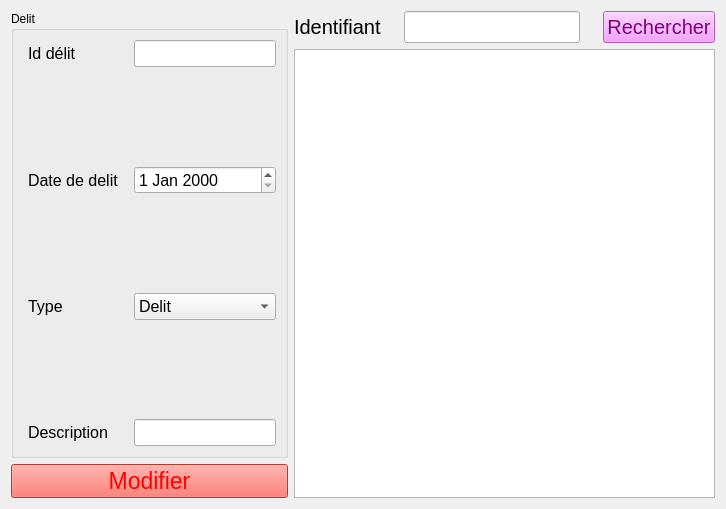
      <widget class="QWidget" name="tab_modifoe_delit">
       <attribute name="title">
        <string>Modifier</string>
       </attribute>
       <layout class="QGridLayout" name="gridLayout">
        <item row="0" column="0" rowspan="3">
         <widget class="QGroupBox" name="groupBox_mod_delit">
          <property name="title">
           <string>Delit</string>
          </property>
          <layout class="QFormLayout" name="formLayout">
           <property name="horizontalSpacing">
            <number>15</number>
           </property>
           <property name="verticalSpacing">
            <number>99</number>
           </property>
           <property name="leftMargin">
            <number>14</number>
           </property>
           <item row="0" column="0">
            <widget class="QLabel" name="label_iddelit2">
             <property name="font">
              <font>
               <pointsize>12</pointsize>
              </font>
             </property>
             <property name="text">
              <string>Id délit</string>
             </property>
            </widget>
           </item>
           <item row="0" column="1">
            <widget class="QLineEdit" name="le_mid">
             <property name="font">
              <font>
               <pointsize>12</pointsize>
              </font>
             </property>
            </widget>
           </item>
           <item row="1" column="0">
            <widget class="QLabel" name="label_datedelit2">
             <property name="font">
              <font>
               <pointsize>12</pointsize>
              </font>
             </property>
             <property name="text">
              <string>Date de delit</string>
             </property>
            </widget>
           </item>
           <item row="1" column="1">
            <widget class="QDateEdit" name="dateEdit_3">
             <property name="font">
              <font>
               <pointsize>12</pointsize>
              </font>
             </property>
            </widget>
           </item>
           <item row="2" column="0">
            <widget class="QLabel" name="label_typedelit2">
             <property name="font">
              <font>
               <pointsize>12</pointsize>
              </font>
             </property>
             <property name="text">
              <string>Type</string>
             </property>
            </widget>
           </item>
           <item row="2" column="1">
            <widget class="QComboBox" name="comboBox_type_d">
             <property name="font">
              <font>
               <pointsize>12</pointsize>
              </font>
             </property>
             <item>
              <property name="text">
               <string>Delit</string>
              </property>
             </item>
             <item>
              <property name="text">
               <string>Contravention</string>
              </property>
             </item>
             <item>
              <property name="text">
               <string>Crime</string>
              </property>
             </item>
            </widget>
           </item>
           <item row="3" column="0">
            <widget class="QLabel" name="label_descdelit2">
             <property name="font">
              <font>
               <pointsize>12</pointsize>
              </font>
             </property>
             <property name="text">
              <string>Description</string>
             </property>
            </widget>
           </item>
           <item row="3" column="1">
            <widget class="QLineEdit" name="lineEdit_desc_d">
             <property name="font">
              <font>
               <pointsize>12</pointsize>
              </font>
             </property>
            </widget>
           </item>
          </layout>
         </widget>
        </item>
        <item row="0" column="1">
         <layout class="QHBoxLayout" name="horizontalLayout_2">
          <property name="spacing">
           <number>23</number>
          </property>
          <item>
           <widget class="QLabel" name="chercherlbl_3">
            <property name="font">
             <font>
              <pointsize>15</pointsize>
             </font>
            </property>
            <property name="text">
             <string>Identifiant</string>
            </property>
           </widget>
          </item>
          <item>
           <widget class="QLineEdit" name="lineEdit_rechercher_d">
            <property name="font">
             <font>
              <pointsize>15</pointsize>
             </font>
            </property>
           </widget>
          </item>
          <item>
           <widget class="QPushButton" name="pushButton_rechercherdelit">
            <property name="font">
             <font>
              <pointsize>15</pointsize>
             </font>
            </property>
            <property name="styleSheet">
             <string notr="true">color:purple;
background-color: rgb(245, 134, 255);</string>
            </property>
            <property name="text">
             <string>Rechercher</string>
            </property>
           </widget>
          </item>
         </layout>
        </item>
        <item row="3" column="0">
         <widget class="QPushButton" name="pushButton_modifierdelit">
          <property name="font">
           <font>
            <pointsize>17</pointsize>
           </font>
          </property>
          <property name="styleSheet">
           <string notr="true">color:red;
background-color: rgb(255, 80, 67);</string>
          </property>
          <property name="text">
           <string>Modifier</string>
          </property>
         </widget>
        </item>
        <item row="1" column="1" rowspan="3">
         <widget class="QTableView" name="tab_delit2">
          <property name="font">
           <font>
            <pointsize>11</pointsize>
           </font>
          </property>
         </widget>
        </item>
       </layout>
      </widget>
